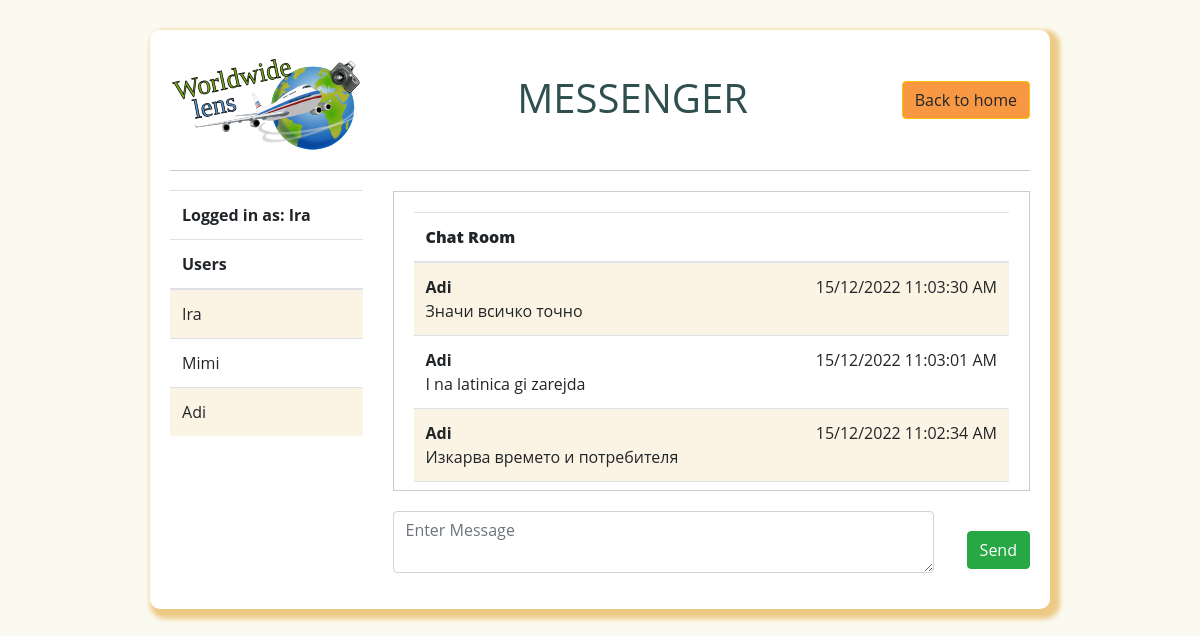
The page /chatroom.php (signed in) on the database its author committed.
### tables this page shows
CREATE TABLE `users` (
  `id` int(11) NOT NULL,
  `username` varchar(100) NOT NULL,
  `email` varchar(200) NOT NULL,
  `password` varchar(255) NOT NULL
);

CREATE TABLE `chatrooms` (
  `id` int(11) NOT NULL,
  `userid` int(11) NOT NULL,
  `msg` varchar(200) NOT NULL,
  `created_on` datetime NOT NULL
);

### dbB/DbConnect.php (called while the page is built)
<?php
	class DbConnect {
		private $host = 'localhost';
		private $dbName = 'websocket';
		private $user = 'root';
		private $pass = '';
		public function connect() {
			try {
				$conn = new PDO('mysql:host=' . $this->host . '; dbname=' . $this->dbName, $this->user, $this->pass);
				$conn->setAttribute(PDO::ATTR_ERRMODE, PDO::ERRMODE_EXCEPTION);
				return $conn;
			} catch( PDOException $e) {
				echo 'Database Error: ' . $e->getMessage();
			}
		}
	}
?>

### dbB/users.php (called while the page is built, shortened)
<?php
	class users {
		public $dbConn;
		public function __construct() {
			require_once("DbConnect.php");
			$db = new DbConnect();
			$this->dbConn = $db->connect();
		}
		public function getAllUsers() {
			$stmt = $this->dbConn->prepare("SELECT * FROM users");
			$stmt->execute();
			$users = $stmt->fetchAll(PDO::FETCH_ASSOC);
			return $users;
		}
	}

### dbB/chatrooms.php (called while the page is built, shortened)
<?php
	class chatrooms
	{
		protected $dbConn;
		public function __construct() {
			require_once('DbConnect.php');
			$db = new DbConnect();
			$this->dbConn = $db->connect();
		}
		public function getAllChatRooms() {
			$stmt = $this->dbConn->prepare("SELECT c.*, u.username FROM chatrooms c JOIN users u ON(c.userid = u.id) ORDER BY c.id DESC");
			$stmt->execute();
			$chatrooms = $stmt->fetchAll(PDO::FETCH_ASSOC);
			return $chatrooms;
		}
	}
 ?>

### chatroom.php (the view, shortened to what this page needs)
<!DOCTYPE html>
<html>
<head>
	<link rel="stylesheet" href="../library/css/bootstrap.min.css">
</head>
<body>
	<div class="container">
		<div class="header-wrapper">
		<img class="logo-msg" src="boeing-1595-cropped.svg" alt="logo">
		<h2 class="text-center" style="margin-top: 5px; padding-top: 0;">Messenger</h2>
		<td><input type='button' onclick='goBack()' class='btn btn-warning' id='leave-chat' name='leave-chat'value='Back to home'></td>
		</div>
		<hr>
		<div class="row">
			<div class="col-md-4">
				<?php
					require("dbB/users.php");
					require("dbB/chatrooms.php");
					$objChatroom = new chatrooms;
					$chatrooms   = $objChatroom->getAllChatRooms();
					$objUser = new users;
					$users   = $objUser->getAllUsers();
				 ?>
				<table class="table table-striped">
					<thead>
						<tr style="width:100%">
							<?php
								echo "<tr><td><div><strong>Logged in as: ".$_SESSION['username']."</strong></div><div></td>";
					  	 	?>
						</tr>
						<tr>
							<th colspan="1">Users</th>
						</tr>
					</thead>
					<tbody>
						 <?php
							foreach ($users as $key => $user) {
								if(!isset($_SESSION['user'][$user['id']])) {
								echo "<tr><td>".$user['username']."</td>";
								}
								$userId = $_SESSION['id'];
							}
						 ?>
					</tbody>
				</table>
			</div>
			<div class="col-md-8">
				<div id="messages">
					<table id="chats" class="table table-striped">
					  <thead>
					    <tr>
					      <th colspan="4" scope="col"><strong>Chat Room</strong></th>
					    </tr>
					  </thead>
					  <tbody>
					  	<?php
					  		foreach ($chatrooms as $key => $chatroom) {
					  			if($userId == $chatroom['userid']) {
					  				$from = "Me";
					  			} else {
									$from = $chatroom['username'];
					  			}
					  			echo '<tr><td valign="top"><div><strong>'.$from.'</strong></div><div>'.$chatroom['msg'].'</div><td align="right" valign="top">'.date("d/m/Y h:i:s A", strtotime($chatroom['created_on'])).'</td></tr>';
					  		}
					  	 ?>
					  </tbody>
					</table>
				</div>
				<form id="chat-room-frm" method="post" action="">
					<div class="msg-wrapper">
						<div class="form-group">
                    		<textarea class="form-control" id="msg" name="msg" placeholder="Enter Message"></textarea>
	                	</div>
	                	<div id="buttons">
	                    	<input type="button" value="Send" class="btn btn-success btn-block" id="send" name="send">
	                	</div>
					</div>
			    </form>
			</div>
		</div>
	</div>
</body>
</html>

### chatroom.php (style rules this page uses)
#messages { height: 200px; background: whitesmoke; overflow: auto; }
#chat-room-frm { margin-top: 10px; }
body { background-color: #fbfaf1; color: #333; font-family: 'Open Sans', sans-serif; margin: 0; padding: 0; }
h2.text-center { color: #2f4f4f; font-size: 2.5em; margin-top: 20px; text-transform: uppercase; }
hr { border: 0; border-top: 1px solid #ccc; margin: 20px 0; }
.container { margin: 30px auto 30px; max-width: 900px; padding: 20px; background-color: #fff; color: #2f4f4f; border-radius: 10px; box-shadow: 5px 5px 5px 5px #ecca86; }
#messages { background: white; border: 1px solid #ccc; height: 300px; overflow: auto; padding: 20px; width: 100%; }
#chat-room-frm { margin-top: 20px; width: 100%; }
.table { width: 100%; background-color: white; }
.header-wrapper { display: flex; align-items: center; justify-content: space-between; }
.logo-msg { max-height: 100px; }
.msg-wrapper { display: flex; align-items: center; justify-content: space-between; }
.form-group { width: 85%; }
.btn-warning { background-color: #f99842; }
.col-md-4 { -ms-flex: 0 0 25%; flex: 0 0 25%; max-width: 25%; }
.col-md-8 { -ms-flex: 0 0 75%; flex: 0 0 75%; max-width: 75%; }
.table-striped tbody tr:nth-of-type(odd) { background-color: rgb(237 205 140 / 23%); }

### rows shown on the page
users: username "Ira"
users: username "Mimi"
users: username "Adi"
chatrooms: userid.username "Adi", msg "Значи всичко точно", created_on "15/12/2022 11:03:30 AM"
chatrooms: userid.username "Adi", msg "I na latinica gi zarejda", created_on "15/12/2022 11:03:01 AM"
chatrooms: userid.username "Adi", msg "Изкарва времето и потребителя", created_on "15/12/2022 11:02:34 AM"

### other values the page prints
$_SESSION['username'] "Ira"
